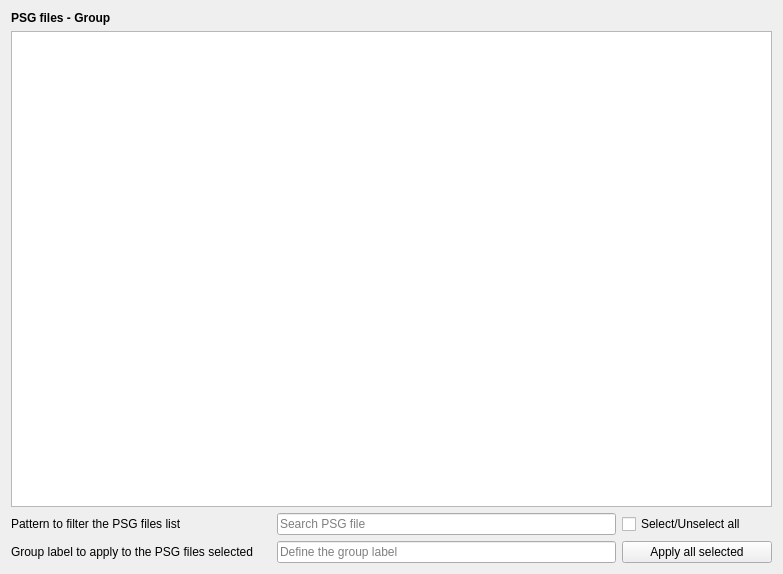
<?xml version="1.0" encoding="UTF-8"?>
<ui version="4.0">
 <class>GroupDefinition</class>
 <widget class="QWidget" name="GroupDefinition">
  <property name="geometry">
   <rect>
    <x>0</x>
    <y>0</y>
    <width>783</width>
    <height>574</height>
   </rect>
  </property>
  <property name="windowTitle">
   <string/>
  </property>
  <property name="styleSheet">
   <string notr="true">font: 12pt &quot;Roboto&quot;;</string>
  </property>
  <layout class="QHBoxLayout" name="horizontalLayout">
   <item>
    <layout class="QVBoxLayout" name="verticalLayout">
     <item>
      <widget class="QLabel" name="label">
       <property name="text">
        <string>&lt;html&gt;&lt;head/&gt;&lt;body&gt;&lt;p&gt;&lt;span style=&quot; font-weight:600;&quot;&gt;PSG files - Group &lt;/span&gt;&lt;/p&gt;&lt;/body&gt;&lt;/html&gt;</string>
       </property>
      </widget>
     </item>
     <item>
      <widget class="QTableView" name="tableView_group">
       <property name="contextMenuPolicy">
        <enum>Qt::DefaultContextMenu</enum>
       </property>
       <property name="toolTipDuration">
        <number>-1</number>
       </property>
       <property name="sizeAdjustPolicy">
        <enum>QAbstractScrollArea::AdjustToContents</enum>
       </property>
       <property name="textElideMode">
        <enum>Qt::ElideNone</enum>
       </property>
       <property name="horizontalScrollMode">
        <enum>QAbstractItemView::ScrollPerPixel</enum>
       </property>
       <attribute name="horizontalHeaderStretchLastSection">
        <bool>true</bool>
       </attribute>
       <attribute name="verticalHeaderStretchLastSection">
        <bool>false</bool>
       </attribute>
      </widget>
     </item>
     <item>
      <layout class="QGridLayout" name="gridLayout">
       <item row="1" column="2">
        <widget class="QPushButton" name="pushButton_apply">
         <property name="text">
          <string>Apply all selected</string>
         </property>
        </widget>
       </item>
       <item row="0" column="2">
        <widget class="QCheckBox" name="checkBox_SelectAll">
         <property name="minimumSize">
          <size>
           <width>150</width>
           <height>0</height>
          </size>
         </property>
         <property name="text">
          <string>Select/Unselect all</string>
         </property>
        </widget>
       </item>
       <item row="1" column="1">
        <widget class="QLineEdit" name="lineEdit_group">
         <property name="placeholderText">
          <string>Define the group label</string>
         </property>
        </widget>
       </item>
       <item row="0" column="1">
        <widget class="QLineEdit" name="lineEdit_search">
         <property name="placeholderText">
          <string>Search PSG file</string>
         </property>
        </widget>
       </item>
       <item row="0" column="0">
        <widget class="QLabel" name="label_2">
         <property name="minimumSize">
          <size>
           <width>200</width>
           <height>0</height>
          </size>
         </property>
         <property name="text">
          <string>Pattern to filter the PSG files list</string>
         </property>
        </widget>
       </item>
       <item row="1" column="0">
        <widget class="QLabel" name="label_3">
         <property name="minimumSize">
          <size>
           <width>260</width>
           <height>0</height>
          </size>
         </property>
         <property name="text">
          <string>Group label to apply to the PSG files selected</string>
         </property>
        </widget>
       </item>
      </layout>
     </item>
    </layout>
   </item>
  </layout>
 </widget>
 <resources>
  <include location="../../../../../snooz-toolbox/src/main/python/ui/themes/themes.qrc"/>
 </resources>
 <connections>
  <connection>
   <sender>pushButton_apply</sender>
   <signal>clicked()</signal>
   <receiver>GroupDefinition</receiver>
   <slot>apply_group_slot()</slot>
   <hints>
    <hint type="sourcelabel">
     <x>318</x>
     <y>551</y>
    </hint>
    <hint type="destinationlabel">
     <x>201</x>
     <y>286</y>
    </hint>
   </hints>
  </connection>
  <connection>
   <sender>checkBox_SelectAll</sender>
   <signal>clicked()</signal>
   <receiver>GroupDefinition</receiver>
   <slot>select_all_slot()</slot>
   <hints>
    <hint type="sourcelabel">
     <x>318</x>
     <y>522</y>
    </hint>
    <hint type="destinationlabel">
     <x>201</x>
     <y>286</y>
    </hint>
   </hints>
  </connection>
  <connection>
   <sender>lineEdit_search</sender>
   <signal>textEdited(QString)</signal>
   <receiver>GroupDefinition</receiver>
   <slot>edit_search_slot()</slot>
   <hints>
    <hint type="sourcelabel">
     <x>123</x>
     <y>522</y>
    </hint>
    <hint type="destinationlabel">
     <x>201</x>
     <y>286</y>
    </hint>
   </hints>
  </connection>
 </connections>
 <slots>
  <slot>apply_group_slot()</slot>
  <slot>select_all_slot()</slot>
  <slot>edit_search_slot()</slot>
 </slots>
</ui>
